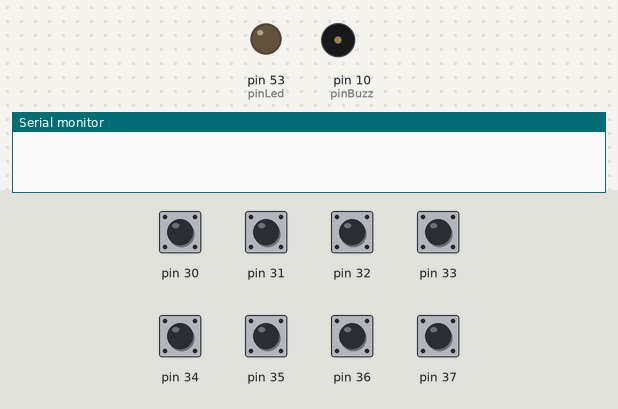
The sketch below on a simulated Arduino Mega 2560, built with avr-gcc and run on an emulated ATmega2560. On the bench: output pins drawn as LEDs (lit = HIGH), buzzer (waves = sounding), the last lines printed to the serial monitor. The inputs (shaded band) are chosen by the test bench; at power-on: pin 30–37 HIGH.

Above: at 1.2 s.
1.3 s: pin 30 pulled LOW for 0.15 s
At 1.42 s:
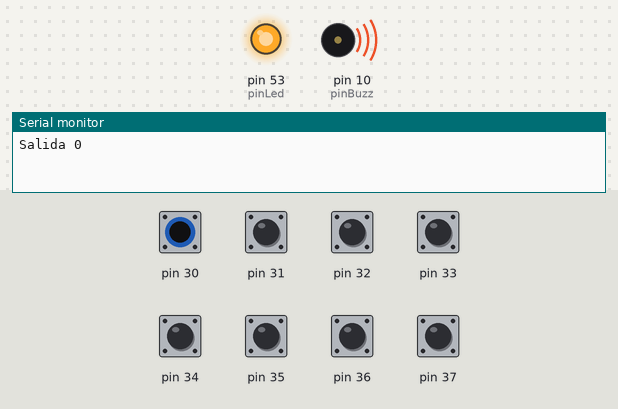
3.0 s: pin 31 pulled LOW for 0.15 s
At 4.3 s:
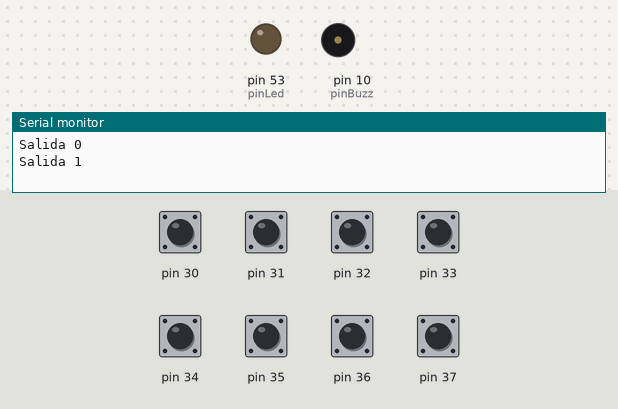
4.6 s: pin 32 pulled LOW for 1 s
At 5.4 s:
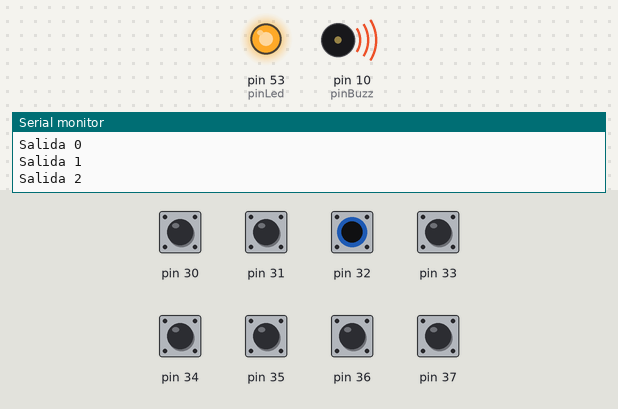
7.1 s: pin 37 pulled LOW for 0.15 s
At 8.5 s:
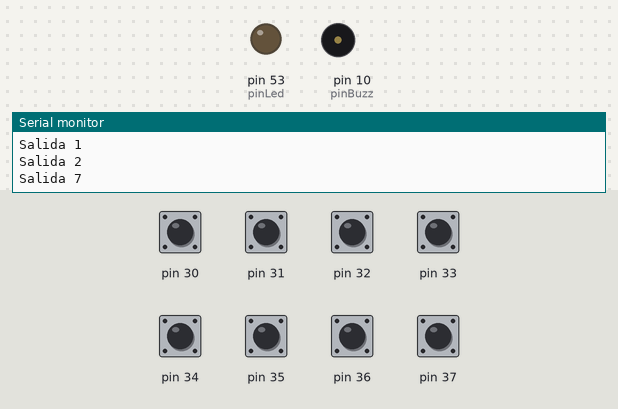
8.8 s: pin 30 pulsed LOW 2 times (0.12 s each, 0.3 s apart)
At 9.07 s:
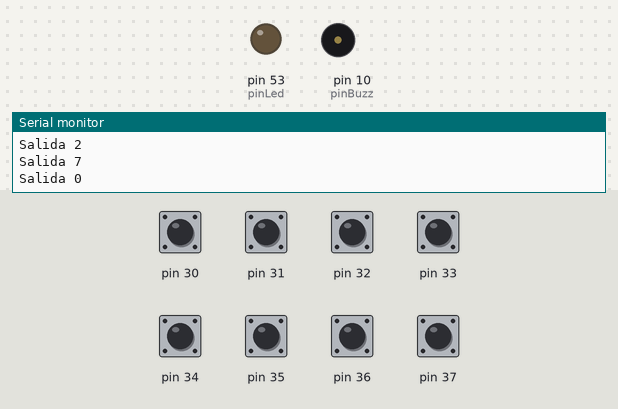
Timing chart, 0 to 11.8 s (numbered marks = the images above; inputs shaded):
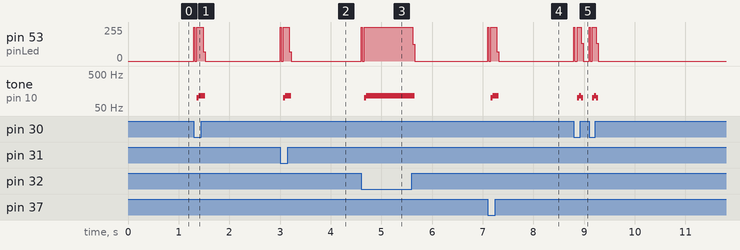

Measured:
- after the input at 1.3 s, pin 53 (pinLed): 0/255 → 253/255 at once, → 0/255 0.18 s later; tone on pin 10 (pinBuzz): silent → 99 Hz after 0.06 s, → 115 Hz 0.04 s later, → silent 0.12 s later
- after the input at 3.0 s, pin 53 (pinLed): 0/255 → 253/255 at once, → 0/255 0.18 s later; tone on pin 10 (pinBuzz): silent → 99 Hz after 0.06 s, → 115 Hz 0.04 s later, → silent 0.12 s later
- after the input at 4.6 s, pin 53 (pinLed): 0/255 → 253/255 at once, → 0/255 1.0 s later; tone on pin 10 (pinBuzz): silent → 99 Hz after 0.06 s, → 115 Hz 0.04 s later, → silent 0.96 s later
- after the input at 7.1 s, pin 53 (pinLed): 0/255 → 253/255 at once, → 0/255 0.18 s later; tone on pin 10 (pinBuzz): silent → 99 Hz after 0.06 s, → 115 Hz 0.04 s later, → silent 0.12 s later
- after the input at 8.8 s, tone on pin 10 (pinBuzz): plays 99 Hz for 0.04 s, 115 Hz for 0.04 s, 99 Hz for 0.04 s, 99 Hz for 0.04 s, 115 Hz for 0.04 s, 99 Hz for 0.04 s, starting after 0.06 s

The sketch:

VerificadorSalidas_Moxa.ino
```cpp
//Test salidas Moxa ioLogik E2210
//Conectar salidas Moxa a los pines digitales 30,31,32,33,34,35,36 y 37 del arduino
//Led de verificación conectado al pin 53 activación a nivel bajo
//Incluída verificación en monitor Serie

int t = 10;
int pinBuzz = 10;
int pinLed = 53;
boolean flag0 = false;
boolean flag1 = false;
boolean flag2 = false;
boolean flag3 = false;
boolean flag4 = false;
boolean flag5 = false;
boolean flag6 = false;
boolean flag7 = false;

void setup() {
  Serial.begin(9600);
  pinMode(30, INPUT_PULLUP);
  pinMode(31, INPUT_PULLUP);
  pinMode(32, INPUT_PULLUP);
  pinMode(33, INPUT_PULLUP);
  pinMode(34, INPUT_PULLUP);
  pinMode(35, INPUT_PULLUP);
  pinMode(36, INPUT_PULLUP);
  pinMode(37, INPUT_PULLUP);

  pinMode(pinBuzz, OUTPUT);
  pinMode(pinLed, OUTPUT);
}

void loop() {

  //*******************************
    if (digitalRead(30) == HIGH) {
      digitalWrite(pinBuzz, LOW);
      digitalWrite(pinLed, LOW);
      flag0=true;
    } else {
      digitalWrite(pinBuzz, HIGH);
      digitalWrite(pinLed, HIGH);
      if(flag0==true){
        Serial.println("Salida 0");
        flag0 = false;
      }
      delay(t);
    }

  //*******************************
  if (digitalRead(31) == HIGH) {
      digitalWrite(pinBuzz, LOW);
      digitalWrite(pinLed, LOW);
      flag1=true;
    } else {
      digitalWrite(pinBuzz, HIGH);
      digitalWrite(pinLed, HIGH);
      if(flag1==true){
        Serial.println("Salida 1");
        flag1 = false;
      }
      delay(t);
    }

  //*******************************
   if (digitalRead(32) == HIGH) {
      digitalWrite(pinBuzz, LOW);
      digitalWrite(pinLed, LOW);
      flag2=true;
    } else {
      digitalWrite(pinBuzz, HIGH);
      digitalWrite(pinLed, HIGH);
      if(flag2==true){
        Serial.println("Salida 2");
        flag2 = false;
      }
      delay(t);
    }

  //*******************************
   if (digitalRead(33) == HIGH) {
      digitalWrite(pinBuzz, LOW);
      digitalWrite(pinLed, LOW);
      flag3=true;
    } else {
      digitalWrite(pinBuzz, HIGH);
      digitalWrite(pinLed, HIGH);
      if(flag3==true){
        Serial.println("Salida 3");
        flag3 = false;
      }
      delay(t);
    }

  //*******************************
   if (digitalRead(34) == HIGH) {
      digitalWrite(pinBuzz, LOW);
      digitalWrite(pinLed, LOW);
      flag4=true;
    } else {
      digitalWrite(pinBuzz, HIGH);
      digitalWrite(pinLed, HIGH);
      if(flag4==true){
        Serial.println("Salida 4");
        flag4 = false;
      }
      delay(t);
    }

  //*******************************
   if (digitalRead(35) == HIGH) {
      digitalWrite(pinBuzz, LOW);
      digitalWrite(pinLed, LOW);
      flag5=true;
    } else {
      digitalWrite(pinBuzz, HIGH);
      digitalWrite(pinLed, HIGH);
      if(flag5==true){
        Serial.println("Salida 5");
        flag5 = false;
      }
      delay(t);
    }

  //*******************************
   if (digitalRead(36) == HIGH) {
      digitalWrite(pinBuzz, LOW);
      digitalWrite(pinLed, LOW);
      flag6=true;
    } else {
      digitalWrite(pinBuzz, HIGH);
      digitalWrite(pinLed, HIGH);
      if(flag6==true){
        Serial.println("Salida 6");
        flag6 = false;
      }
      delay(t);
    }

  //*******************************
   if (digitalRead(37) == HIGH) {
      digitalWrite(pinBuzz, LOW);
      digitalWrite(pinLed, LOW);
      flag7=true;
    } else {
      digitalWrite(pinBuzz, HIGH);
      digitalWrite(pinLed, HIGH);
      if(flag7==true){
        Serial.println("Salida 7");
        flag7 = false;
      }
      delay(t);
    }

}
```
